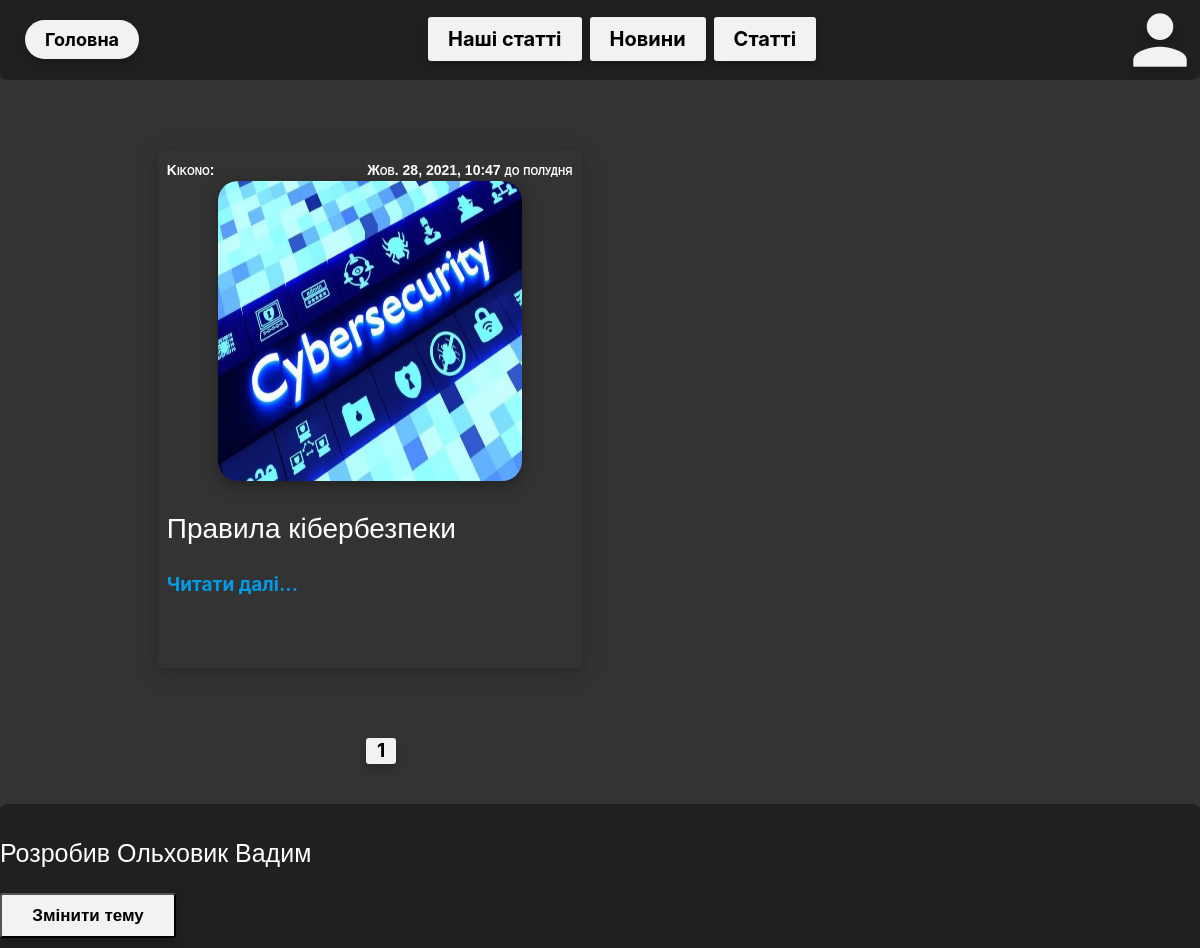
The page /articles on the database its author committed.
### blog/models.py (models this page shows)
class Article(models.Model):
    image = models.ImageField(
        upload_to='article/image/',
        height_field=None,
        width_field=None,
        max_length=100
    )
    title = models.CharField(max_length=1000)
    text = models.TextField()
    create_date = models.DateTimeField(default=timezone.now)
    active = models.BooleanField(default=True)
    author = models.CharField(max_length=100, default="Anonimus")

### blog/views.py (the view)
# urls.py: re_path(r'^articles*',views.show_articles),
def show_articles(request):
    islogin, style_file = get_info(request)
    res = Article.objects.all()
    res = res.filter(active=True)
    res = list(reversed(res))
    paginator = Paginator(res, 6)
    page_num = request.GET.get('page')
    article = paginator.get_page(page_num)
    context = {
        'articles': article,
        'paginator': paginator,
        'islogin': islogin,
        'style_file': style_file
    }
    return render(request, 'article/article_page.html', context)

### blog/views.py (called while the page is built)
def get_style(request):
    if('theme' in request.COOKIES):
        file = request.COOKIES['theme']
    else:
        file = 'css/dark_theme.css'
    return(file)

def get_info(request):
    islogin = request.user.is_authenticated
    style_file = get_style(request)
    return(islogin, style_file)

### blog/templates/article/article_page.html (shortened to what this page needs)
{% load static %}
<!DOCTYPE html>
<html>
	<head>
		{% include 'parts_of_page/pages_head.html' %}
	</head>
	<body>
		{% include 'parts_of_page/header.html' %}
		<main>
			<div class="articles">
			{% for article in articles %}
				<div class = "article">
					<p class="date">{{article.create_date}}</p>
					<p class="author">{{article.author}}:</p>
					{% if article.image %}
						<div class="img_div">
							<img src="{{ article.image.url }}" width="100%">
						</div>
					{% else %}
						<h2>Немає зображення</h2>
					{% endif %}
					<div class = "article_text">
						<p>{{article.title}}</p>
						<a href="{%url 'one_article' article_id=article.pk%}">Читати далі...</a>
					</div>
				</div>
			{% endfor %}
			</div>
			<div class="pagination">
				<ul>
					<li class="normal">
					</li>
					{% for x in paginator.page_range %}
						<li {% if articles.number == x %}class="active">{% else %} class="normal"> {% endif %}<a href="/articles?page={{ x }}">{{x}}</a></li>
					{% endfor %}
					<li class="normal">
					</li>
				</ul>
			</div>
		</main>
		{% include 'parts_of_page/footer.html' %}
	</body>
</html>

### blog/static/css/test22.css (style rules this page uses)
body, html { margin: 0 0 0 0; width: 100%; height: 100%; min-height: 700px; background-color: white; color: black; }
p { font-family:'Trebuchet MS', 'Lucida Sans Unicode', 'Lucida Grande', 'Lucida Sans', Arial, sans-serif; font-size: 25px; text-align: left; }
img { border-radius: 5px; }
main { margin-top: 100px; margin-bottom: 100px; margin-left: auto; margin-right: auto; width: 80%; min-height: 600px; }
.articles { width: 96%; height: auto; margin-left: auto; margin-right: auto; margin-bottom: 20px; margin-top: 20px; }
.article { width: 44%; height: auto; padding: 1%; min-height: 500px; margin-left: 2%; margin-right: 2%; margin-bottom: 20px; margin-top: 50px; float: left; border-radius: 3px; box-shadow: 0 4px 10px 0 rgba(0,0,0,.1), 0 4px 30px 0 rgba(0,0,0,.10); }
.article img { border-radius: 20px; box-shadow: 0 4px 10px 0 rgba(0,0,0,.2), 0 4px 20px 0 rgba(0,0,0,.19); height: 300px; }
.article .date { font-family: sans-serif; float: right; margin-top: 3px; margin-bottom: 3px; font-size: 14px; font-variant: small-caps; font-weight: bold; }
.article .author { font-family: sans-serif; margin-top: 3px; margin-bottom: 3px; font-size: 14px; font-variant: small-caps; font-weight: bold; }
.article_text { width: 100%; margin-top: 20px; }
.article_text p { font-size: 28px; height: auto; }
.article_text a { margin-top: 10px; font-family: -apple-system,BlinkMacSystemFont,"Segoe UI",Roboto,Oxygen-Sans,Ubuntu,Cantarell,"Helvetica Neue",sans-serif; }
.article .img_div { margin-right: auto; margin-left: auto; width: 75%; }
a { font-family: -apple-system,BlinkMacSystemFont,"Segoe UI",Roboto,Oxygen-Sans,Ubuntu,Cantarell,"Helvetica Neue",sans-serif; color: #039be5; text-decoration: none; -webkit-tap-highlight-color: transparent; font-size: 19px; font-weight: bold; }
.pagination ul li a { display: inline-block; font-size: 1.2rem; padding: 0 10px; font-weight:bold; }
.active a { color: #076AC3; }
.pagination ul li { display: inline-block; border-radius: 3px; text-align: center; vertical-align: middle; padding: 3px 1px 3px 1px; }
.pagination ul { width: auto; height: 50px; margin-left: auto; margin-right: auto; align-self: center; list-style-type: none; overflow: hidden; margin-top: 0px; padding-left: 0px; }
.pagination { width: 75%; margin-left: auto; margin-right: auto; margin-top: 50px; float: right; }
.normal { position: relative; cursor: pointer; display: inline-block; overflow: hidden; -webkit-user-select: none; -moz-user-select: none; -ms-user-select: none; user-select: none; vertical-align: middle; z-index: 1; }
.active { filter: drop-shadow(0px 4px 4px rgba(0, 0, 0, 0.25)); background-color: #DCDF32; font-style: normal; font-weight: bold; line-height: 19px; color: #076AC3; text-align: center; border-radius: 3px; }

### blog/static/css/dark_theme.css (style rules this page uses)
body, html { color: white; background-color: #333; }
img { border-radius: 5px; }
.active a { color: white; }
.active, .active a { background-color:#f2f2f2; color: black; }

### rows shown on the page
Article: create_date "Жов. 28, 2021, 10:47 до полудня", author "Kikono", image (picture), title "Правила кібербезпеки"

### other values the page prints
{{ x }} "1"
